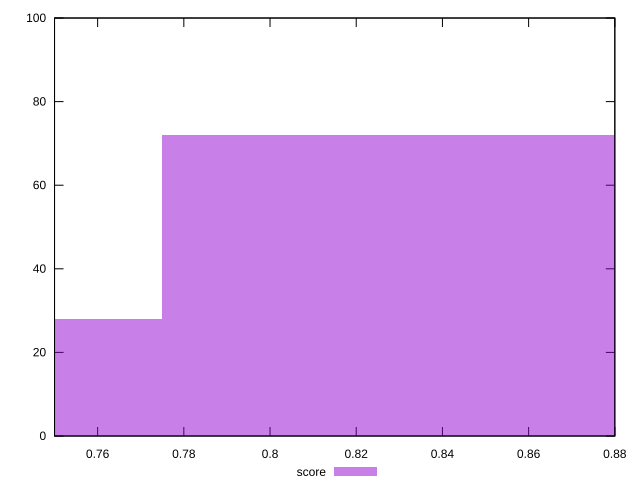

Write gnuplot code to recreate this figure.
reset

$score <<EOF
0.8453075946716386 72
0.7044229955596988 28
EOF

set key outside below
set boxwidth 0.14088459911193976
set xrange [0.75:0.88]
set yrange [0:100]
set trange [0:100]
set style fill transparent solid 0.5 noborder
set terminal svg size 640, 490 enhanced background rgb 'white'
set output "report_00019_2021-02-10T18-14-37.922Z//offscreen-images/samples/pages/score/histogram.svg"

plot $score title "score" with boxes

reset
